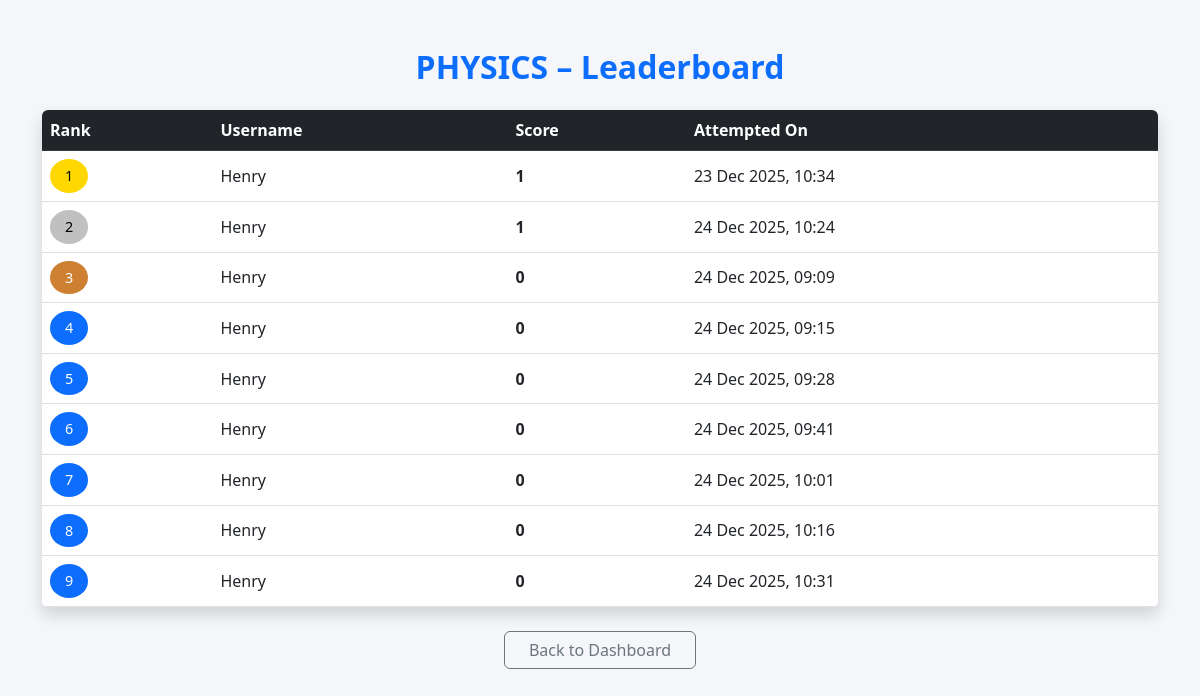
The page /leaderboard/2 (signed in) on the database as committed earlier.
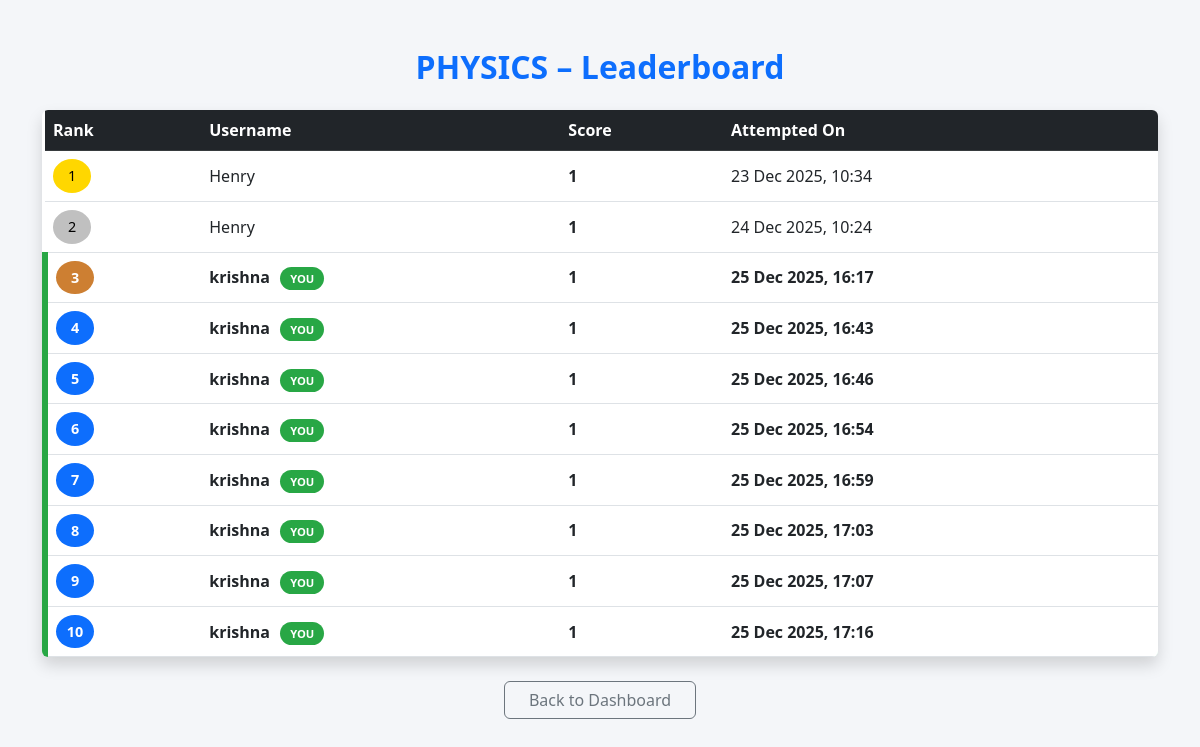
The same page on the database as committed later.
### app.py (models this page shows)
class QuizAttempt(db.Model):
    id = db.Column(db.Integer, primary_key=True)
    user_id = db.Column(db.Integer, db.ForeignKey('user.id'), nullable=False)
    quiz_id = db.Column(db.Integer, db.ForeignKey('quiz.id'), nullable=False)
    chapter_id = db.Column(db.Integer, db.ForeignKey('chapter.id'), nullable=True)   # NEW
    score = db.Column(db.Integer, nullable=True)
    answers = db.Column(db.Text, nullable=True)  # store JSON like {"<question_id>": <selected_option>}
    timestamp = db.Column(db.DateTime, default=datetime.utcnow)
    user = db.relationship('User', backref='quiz_attempts')
    quiz = db.relationship('Quiz', backref='attempts')
    chapter = db.relationship('Chapter', backref='attempts')

class User(db.Model):
    id = db.Column(db.Integer , primary_key = True)
    username = db.Column(db.String(50) , nullable = False , unique=True)
    password = db.Column(db.Integer , unique = True , nullable = False)
    fullname = db.Column(db.String(50) , nullable = False)
    dob = db.Column(db.Date , nullable = False)

### app.py (the view)
@app.route('/leaderboard/<int:quiz_id>')
def leaderboard(quiz_id):
    if 'user_id' not in session:
        return redirect('/user/login')
    quiz = Quiz.query.get_or_404(quiz_id)
    top_attempts = QuizAttempt.query.filter_by(quiz_id=quiz_id).order_by(
        QuizAttempt.score.desc(),
        QuizAttempt.timestamp.asc()
    ).limit(10).all()
    current_user_id = session.get('user_id')
    return render_template(
        'leaderboard.html',
        quiz=quiz,
        top_attempts=top_attempts,
        current_user_id=current_user_id   # 👈 THIS ENABLES GLOW + YOU BADGE
    )

### templates/leaderboard.html (shortened to what this page needs)
<!DOCTYPE html>
<html lang="en">
<head>
    <link href="https://cdn.jsdelivr.net/npm/bootstrap@5.3.0/dist/css/bootstrap.min.css" rel="stylesheet">
</head>
<body>
<div class="container py-5">
    <h2 class="text-center mb-4 text-primary fw-bold">
        {{ quiz.title }} – Leaderboard
    </h2>
    <div class="table-responsive shadow rounded bg-white">
        <table class="table table-hover align-middle mb-0">
            <thead class="table-dark">
                <tr>
                    <th>Rank</th>
                    <th>Username</th>
                    <th>Score</th>
                    <th>Attempted On</th>
                </tr>
            </thead>
            <tbody>
            {% for attempt in top_attempts %}
                <tr class="{% if attempt.user_id == current_user_id %}my-rank{% endif %}">
                    <td>
                        <span class="rank-badge
                            {% if loop.index == 1 %}top-rank-1
                            {% elif loop.index == 2 %}top-rank-2
                            {% elif loop.index == 3 %}top-rank-3
                            {% else %}bg-primary text-white{% endif %}">
                            {{ loop.index }}
                        </span>
                    </td>
                    <td>
                        {{ attempt.user.username }}
                        {% if attempt.user_id == current_user_id %}
                            <span class="you-badge">YOU</span>
                        {% endif %}
                    </td>
                    <td class="fw-bold">{{ attempt.score }}</td>
                    <td>{{ attempt.timestamp.strftime("%d %b %Y, %H:%M") }}</td>
                </tr>
            {% else %}
                <tr>
                    <td colspan="4" class="text-center text-muted py-4">
                        No attempts yet
                    </td>
                </tr>
            {% endfor %}
            </tbody>
        </table>
    </div>
    <div class="text-center mt-4">
        <a href="/user/dashboard" class="btn btn-outline-secondary px-4">
            Back to Dashboard
        </a>
    </div>
</div>
</body>
</html>

Rows that differ between the two databases and show on the page:
no longer on this page (row unchanged): QuizAttempt: user.username "Henry", score "0", timestamp "24 Dec 2025, 09:09"
no longer on this page (row unchanged): QuizAttempt: user.username "Henry", score "0", timestamp "24 Dec 2025, 09:15"
no longer on this page (row unchanged): QuizAttempt: user.username "Henry", score "0", timestamp "24 Dec 2025, 09:28"
no longer on this page (row unchanged): QuizAttempt: user.username "Henry", score "0", timestamp "24 Dec 2025, 09:41"
no longer on this page (row unchanged): QuizAttempt: user.username "Henry", score "0", timestamp "24 Dec 2025, 10:01"
no longer on this page (row unchanged): QuizAttempt: user.username "Henry", score "0", timestamp "24 Dec 2025, 10:16"
no longer on this page (row unchanged): QuizAttempt: user.username "Henry", score "0", timestamp "24 Dec 2025, 10:31"
added QuizAttempt: user.username "krishna", shows "YOU", score "1", timestamp "25 Dec 2025, 16:17"
added QuizAttempt: user.username "krishna", shows "YOU", score "1", timestamp "25 Dec 2025, 16:43"
added QuizAttempt: user.username "krishna", shows "YOU", score "1", timestamp "25 Dec 2025, 16:46"
added QuizAttempt: user.username "krishna", shows "YOU", score "1", timestamp "25 Dec 2025, 16:54"
added QuizAttempt: user.username "krishna", shows "YOU", score "1", timestamp "25 Dec 2025, 16:59"
added QuizAttempt: user.username "krishna", shows "YOU", score "1", timestamp "25 Dec 2025, 17:03"
added QuizAttempt: user.username "krishna", shows "YOU", score "1", timestamp "25 Dec 2025, 17:07"
added QuizAttempt: user.username "krishna", shows "YOU", score "1", timestamp "25 Dec 2025, 17:16"
